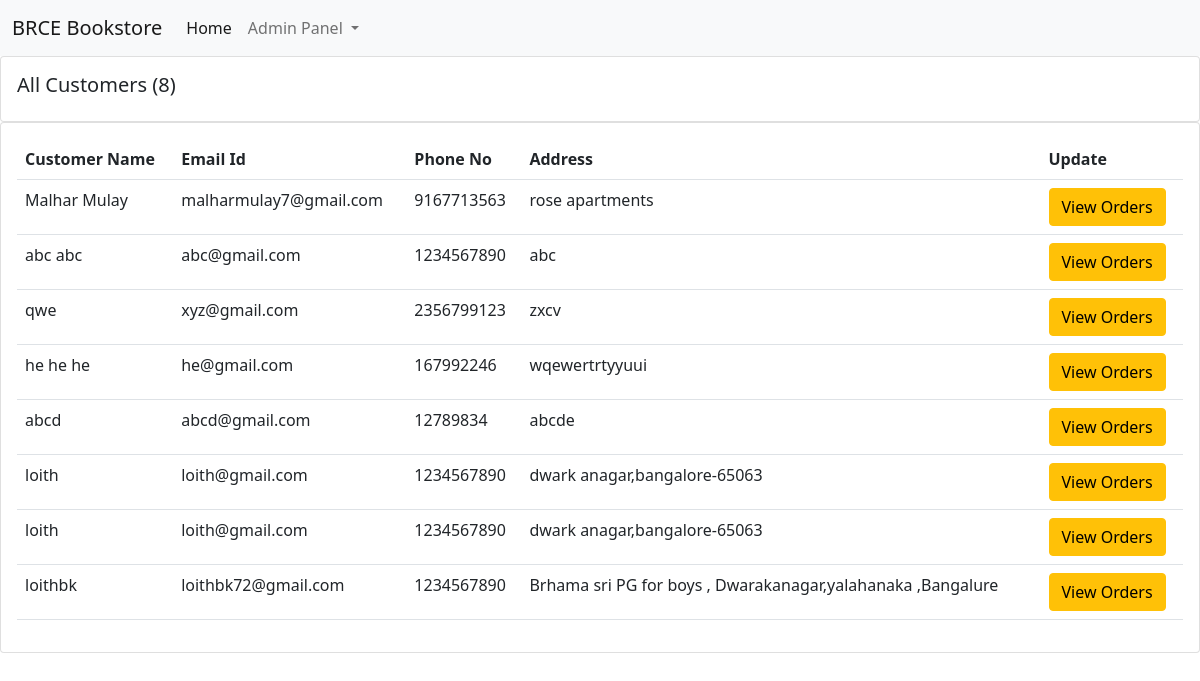
The page /customers_list/ on the database its author committed.
### books/models.py (models this page shows, shortened)
class Order(models.Model):
    user = models.ForeignKey(User, on_delete=models.CASCADE, default=1)
    items_json = models.CharField(max_length=5000, blank=True)
    price = models.IntegerField(default=0)
    name = models.CharField(max_length=100, blank=True)
    email = models.CharField(max_length=100, blank=True)
    address = models.CharField(max_length=100, default="")
    phone = models.CharField(max_length=100, blank=True)
    date = models.DateTimeField(auto_now_add=True)

### books/views.py (the view)
# urls.py: path("customers_list/", views.customers_list, name="customers_list"),
def customers_list(request):
    customers = Order.objects.all()
    customer_count = customers.count()
    return render(request, "customers_list.html", {'customers':customers, 'customer_count':customer_count})

### books/templates/customers_list.html (shortened to what this page needs)
{% extends 'admin_navbar.html' %}
{% block body %}
      <div class="row">
        <div class="col-md">
          <div class="card card-body">
            <h5>All Customers ({{customer_count}})</h5>
          </div>
          <div class="card card-body">
            <table class="table">
              <tr>
                <th>Customer Name</th>
                <th>Email Id</th>
                <th>Phone No</th>
                <th>Address</th>
                <th>Update</th>
              </tr>
              {% for customer in customers %}
                <tr>
                  <td>{{customer.name}}</td>
                  <td>{{customer.email}}</td>
                  <td>{{customer.phone}}</td>
                  <td>{{customer.address}}</td>
                  <td><a href="/customers_list/orders_{{customer.id}}/" class="btn btn-warning">View Orders</a></td>
                </tr>
              {% endfor %}
            </table>
          </div>
        </div>
      </div>
      {% endblock %}

### rows shown on the page
Order: name "Malhar Mulay", email "malharmulay7@gmail.com", phone "9167713563", address "rose apartments"
Order: name "abc abc", email "abc@gmail.com", phone "1234567890", address "abc"
Order: name "qwe", email "xyz@gmail.com", phone "2356799123", address "zxcv"
Order: name "he he he", email "he@gmail.com", phone "167992246", address "wqewertrtyyuui"
Order: name "abcd", email "abcd@gmail.com", phone "12789834", address "abcde"
Order: name "loith", email "loith@gmail.com", phone "1234567890", address "dwark anagar,bangalore-65063"
Order: name "loith", email "loith@gmail.com", phone "1234567890", address "dwark anagar,bangalore-65063"
Order: name "loithbk", email "loithbk72@gmail.com", phone "1234567890", address "Brhama sri PG for boys , Dwarakanagar,yalahanaka ,Bangalure"

### other values the page prints
{{ customer_count }} "8"
